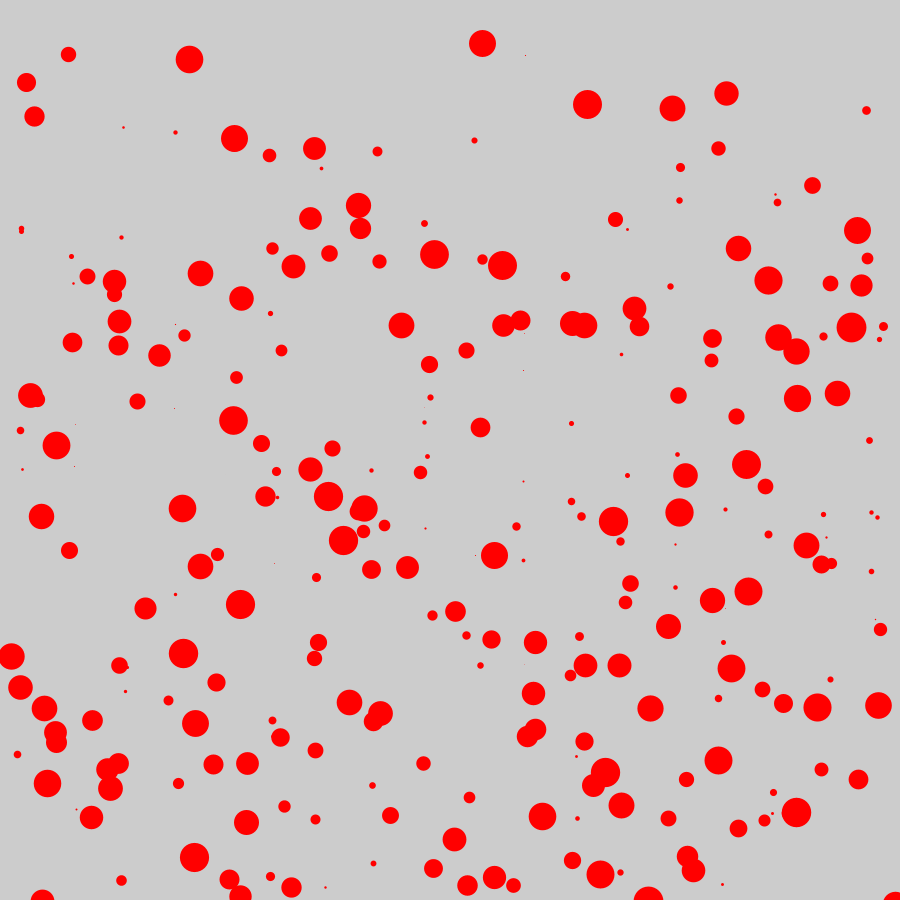
Frame 1 (no input)
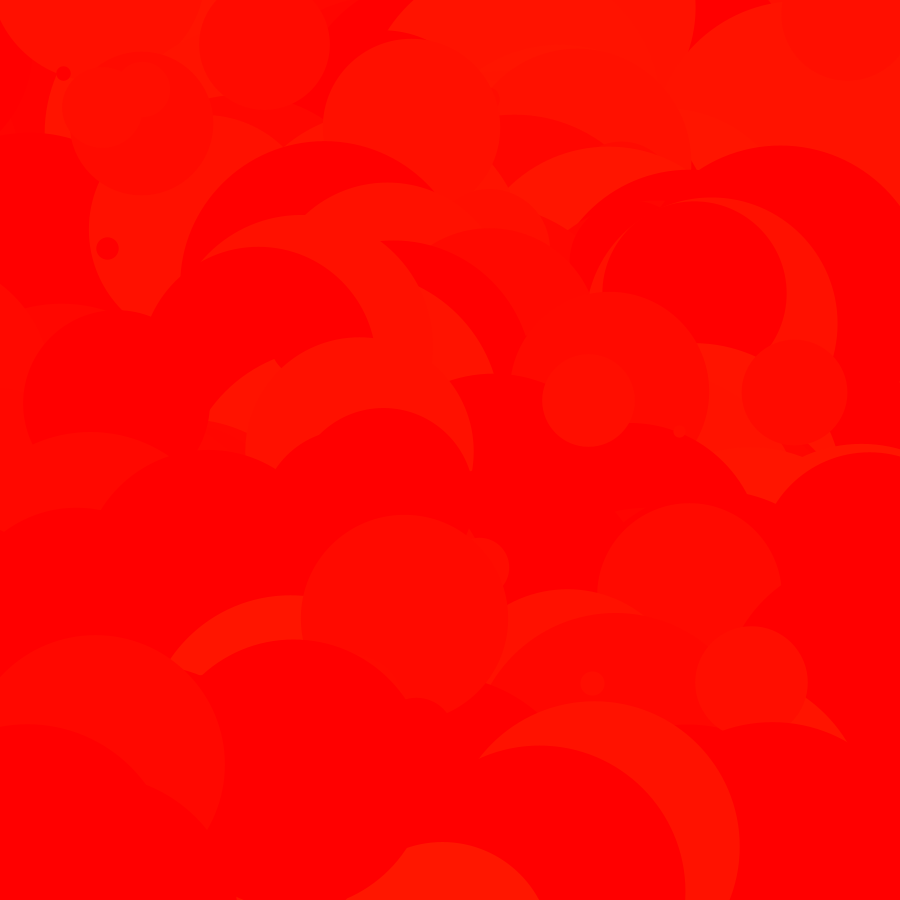
Frame 60 (the mouse pressed at the canvas centre just before this capture)
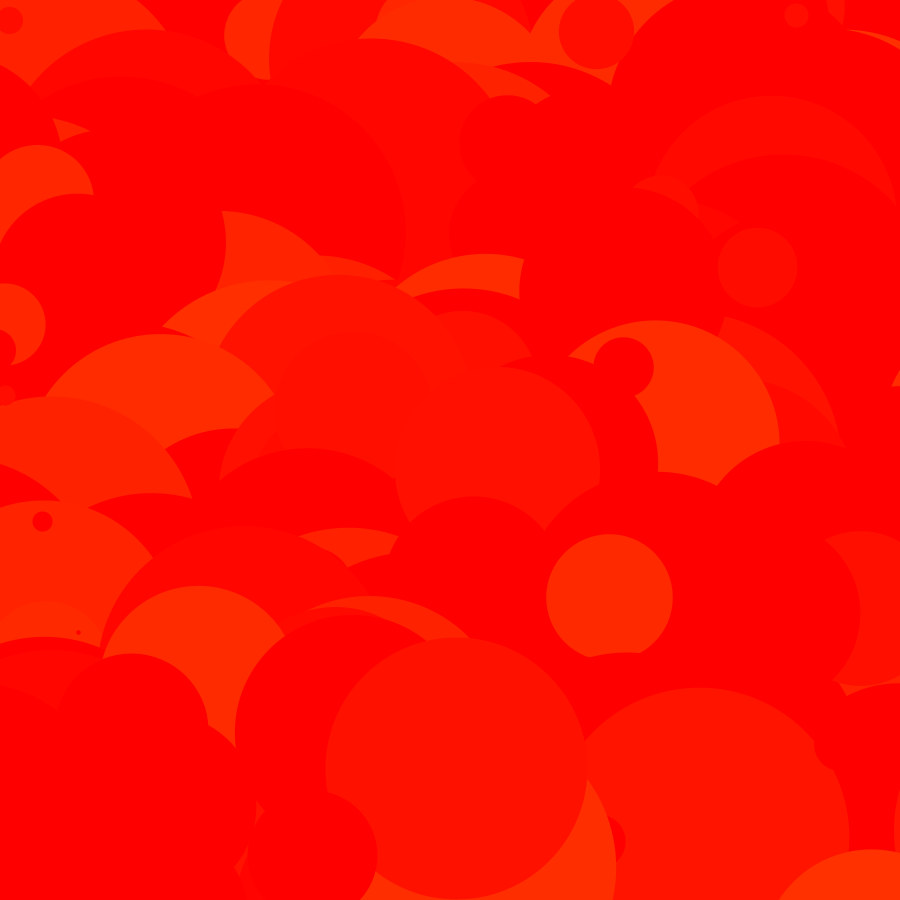
Frame 120 (the mouse held since frame 60 and released just before this capture)

The Processing sketch that drew these frames (run headless with seeded random() and noise(); from frame 60 on, the mouse is pressed at the canvas centre):

// Processing sketch: init_10_encore_plus_loin
// ── init_10_encore_plus_loin.pde
/**
La Voie du Code : rotation
@see https://github.com/StanLepunK/La-Voie-du-Code
2019_2_12
*/
int colonne = 18;
int ligne = 18;
Animator [] ani = new Animator[colonne *ligne];
void setup() {
  size(900,900);
  colorMode(HSB,360,100,100,100);
  float min = 10;
  float radius_x = width/3;
  float radius_y = width/3;
  float h = 0;
  float a = 100;
  construction(min,radius_x,radius_y,h,a);
}



void draw() {
  if(mousePressed) mon_background(0,30); 
  int cell_x = width/colonne;
  int cell_y = height/ligne;
  int offset_x = cell_x/2;
  int offset_y = cell_y/2;
  int count = 0;
  push();
  translate(width,0);
  rotate(PI/2);
  for(int i = 0; i < colonne ; i++) {
    for(int j = 0 ; j < ligne ; j++) {  
      int x = i * cell_x +offset_x;
      int y = j * cell_y +offset_y;
      ani[count].update();
      ani[count].aspect(width/3);
      ani[count].show(x,y);
      count++;
    }
  }
  pop();
}

void keyPressed() {
  if(key == 'n') {
    float min = 10;
    float radius_x = random(10,width/3);
    float radius_y = random(10,width/3);
    float h = random(360);
    float a = random(20,100);
    // float h = random(g.colorModeX);
    // float a = random(20,g.colorModeA);
    construction(min,radius_x,radius_y,h,a);
  }
}



class Animator {
  float dir;
  float vit;
  float rx;
  float ry;
  int cycle = 0;
  float start_hue =0;
  float alpha = g.colorModeA;

  Animator() {}

  void set_vitesse(float vit) {
    this.vit = vit;
    cycle = 0;
  }

  void set_start_hue(float start_hue) {
    this.start_hue = start_hue;
  }

  void set_alpha(float alpha) {
    this.alpha = alpha;
  }

  void set_radius(float rx, float ry) {
    this.rx = rx;
    this.ry = ry;
  }

  void update() {
    dir += vit;
    cycle++;

  }

  void aspect(int max_epaisseur) {
    float hue = (cycle*vit+start_hue)%g.colorModeX; // ici c'est égale à 360, définit avec colorMode dans le setup;
    float saturation = 100;
    float brightness = 100;
    int c = color(hue,saturation,brightness);

    float epaisseur = abs(sin(frameCount *vit) *max_epaisseur);
    stroke(c,alpha);
    strokeWeight(epaisseur);
  }

  void show(int x, int y) {
    float px = cos(dir);
    float py = sin(dir);
    PVector pos = new PVector(px,py);
    pos.x *= rx;
    pos.y *= ry;
    push();
    translate(x,y);
    point(pos.x,pos.y);
    pop();
  }
}


void construction(float min, float range_x, float range_y, float start_hue, float alpha) {
  for(int i = 0 ; i < ani.length ; i++) {
    ani[i] = new Animator();
    ani[i].set_start_hue(start_hue);
    ani[i].set_alpha(alpha);
    ani[i].set_vitesse(random(-1,1)*.1);
    ani[i].set_radius(random(min,range_x),random(min,range_y));
  }
}


void mon_background(int c, int alpha) {
  noStroke();
  fill(c,alpha);
  rect(0,0,width,height);
}
